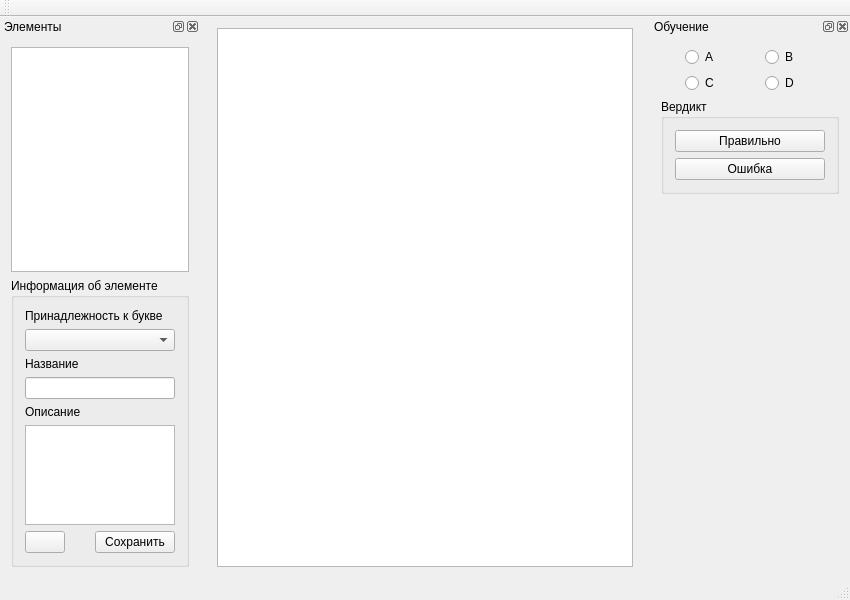
<?xml version="1.0" encoding="UTF-8"?>
<ui version="4.0">
 <class>MainWindow</class>
 <widget class="QMainWindow" name="MainWindow">
  <property name="geometry">
   <rect>
    <x>0</x>
    <y>0</y>
    <width>850</width>
    <height>600</height>
   </rect>
  </property>
  <property name="minimumSize">
   <size>
    <width>700</width>
    <height>600</height>
   </size>
  </property>
  <property name="windowTitle">
   <string>MainWindow</string>
  </property>
  <widget class="QWidget" name="centralWidget">
   <layout class="QVBoxLayout" name="verticalLayout">
    <item>
     <widget class="QTableWidget" name="tableWidget"/>
    </item>
   </layout>
  </widget>
  <widget class="QMenuBar" name="menuBar">
   <property name="geometry">
    <rect>
     <x>0</x>
     <y>0</y>
     <width>850</width>
     <height>22</height>
    </rect>
   </property>
  </widget>
  <widget class="QToolBar" name="mainToolBar">
   <attribute name="toolBarArea">
    <enum>TopToolBarArea</enum>
   </attribute>
   <attribute name="toolBarBreak">
    <bool>false</bool>
   </attribute>
  </widget>
  <widget class="QStatusBar" name="statusBar"/>
  <widget class="QDockWidget" name="dockWidget">
   <property name="minimumSize">
    <size>
     <width>200</width>
     <height>348</height>
    </size>
   </property>
   <property name="maximumSize">
    <size>
     <width>200</width>
     <height>524287</height>
    </size>
   </property>
   <property name="windowTitle">
    <string>Обучение</string>
   </property>
   <attribute name="dockWidgetArea">
    <number>2</number>
   </attribute>
   <widget class="QWidget" name="dockWidgetContents">
    <layout class="QVBoxLayout" name="verticalLayout_2">
     <item>
      <layout class="QHBoxLayout" name="horizontalLayout">
       <item>
        <widget class="QRadioButton" name="checkBoxA">
         <property name="maximumSize">
          <size>
           <width>50</width>
           <height>16777215</height>
          </size>
         </property>
         <property name="text">
          <string>A</string>
         </property>
         <property name="checkable">
          <bool>true</bool>
         </property>
        </widget>
       </item>
       <item>
        <widget class="QRadioButton" name="checkBoxB">
         <property name="maximumSize">
          <size>
           <width>50</width>
           <height>16777215</height>
          </size>
         </property>
         <property name="text">
          <string>B</string>
         </property>
         <property name="checkable">
          <bool>true</bool>
         </property>
        </widget>
       </item>
      </layout>
     </item>
     <item>
      <layout class="QHBoxLayout" name="horizontalLayout_2">
       <item>
        <widget class="QRadioButton" name="checkBoxC">
         <property name="maximumSize">
          <size>
           <width>50</width>
           <height>16777215</height>
          </size>
         </property>
         <property name="text">
          <string>C</string>
         </property>
         <property name="checkable">
          <bool>true</bool>
         </property>
        </widget>
       </item>
       <item>
        <widget class="QRadioButton" name="checkBoxD">
         <property name="maximumSize">
          <size>
           <width>50</width>
           <height>16777215</height>
          </size>
         </property>
         <property name="text">
          <string>D</string>
         </property>
         <property name="checkable">
          <bool>true</bool>
         </property>
        </widget>
       </item>
      </layout>
     </item>
     <item>
      <widget class="QGroupBox" name="groupBox">
       <property name="title">
        <string>Вердикт</string>
       </property>
       <layout class="QVBoxLayout" name="verticalLayout_3">
        <item>
         <widget class="QPushButton" name="pushButton">
          <property name="text">
           <string>Правильно</string>
          </property>
         </widget>
        </item>
        <item>
         <widget class="QPushButton" name="pushButton_2">
          <property name="text">
           <string>Ошибка</string>
          </property>
         </widget>
        </item>
       </layout>
      </widget>
     </item>
     <item>
      <spacer name="verticalSpacer">
       <property name="orientation">
        <enum>Qt::Vertical</enum>
       </property>
       <property name="sizeHint" stdset="0">
        <size>
         <width>20</width>
         <height>40</height>
        </size>
       </property>
      </spacer>
     </item>
    </layout>
   </widget>
  </widget>
  <widget class="QDockWidget" name="dockWidget_2">
   <property name="minimumSize">
    <size>
     <width>200</width>
     <height>511</height>
    </size>
   </property>
   <property name="maximumSize">
    <size>
     <width>200</width>
     <height>524287</height>
    </size>
   </property>
   <property name="windowTitle">
    <string>Элементы</string>
   </property>
   <attribute name="dockWidgetArea">
    <number>1</number>
   </attribute>
   <widget class="QWidget" name="dockWidgetContents_2">
    <layout class="QVBoxLayout" name="verticalLayout_4">
     <item>
      <widget class="QListWidget" name="listWidget">
       <property name="sizePolicy">
        <sizepolicy hsizetype="Preferred" vsizetype="Expanding">
         <horstretch>0</horstretch>
         <verstretch>0</verstretch>
        </sizepolicy>
       </property>
      </widget>
     </item>
     <item>
      <widget class="QGroupBox" name="groupBox_2">
       <property name="sizePolicy">
        <sizepolicy hsizetype="Preferred" vsizetype="Fixed">
         <horstretch>0</horstretch>
         <verstretch>0</verstretch>
        </sizepolicy>
       </property>
       <property name="title">
        <string>Информация об элементе</string>
       </property>
       <layout class="QVBoxLayout" name="verticalLayout_5">
        <item>
         <widget class="QLabel" name="label_3">
          <property name="text">
           <string>Принадлежность к букве</string>
          </property>
         </widget>
        </item>
        <item>
         <widget class="QComboBox" name="itemTypeComboBox"/>
        </item>
        <item>
         <widget class="QLabel" name="label">
          <property name="text">
           <string>Название</string>
          </property>
         </widget>
        </item>
        <item>
         <widget class="QLineEdit" name="itemNameEdit"/>
        </item>
        <item>
         <widget class="QLabel" name="label_2">
          <property name="text">
           <string>Описание</string>
          </property>
         </widget>
        </item>
        <item>
         <widget class="QTextEdit" name="itemDescriptionEdit">
          <property name="maximumSize">
           <size>
            <width>16777215</width>
            <height>100</height>
           </size>
          </property>
         </widget>
        </item>
        <item>
         <layout class="QHBoxLayout" name="horizontalLayout_3">
          <item>
           <widget class="QPushButton" name="deleteItemBtn">
            <property name="text">
             <string/>
            </property>
           </widget>
          </item>
          <item>
           <spacer name="horizontalSpacer">
            <property name="orientation">
             <enum>Qt::Horizontal</enum>
            </property>
            <property name="sizeHint" stdset="0">
             <size>
              <width>40</width>
              <height>20</height>
             </size>
            </property>
           </spacer>
          </item>
          <item>
           <widget class="QPushButton" name="pushButton_3">
            <property name="text">
             <string>Сохранить</string>
            </property>
           </widget>
          </item>
         </layout>
        </item>
       </layout>
      </widget>
     </item>
    </layout>
   </widget>
  </widget>
 </widget>
 <layoutdefault spacing="6" margin="11"/>
 <resources/>
 <connections/>
</ui>
